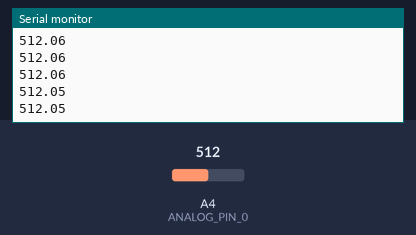
Bench run of a sketch on a simulated Arduino Uno, built with avr-gcc and run on an emulated ATmega328P. Shown: the last lines printed to the serial monitor. The inputs (shaded band) are chosen by the test bench; at power-on: A4 (ANALOG_PIN_0) = 512.

Above: at 1.2 s.
1.3 s: A4 (ANALOG_PIN_0) set to 716
At 2.1 s:
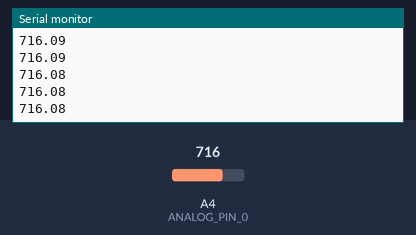
2.8 s: A4 (ANALOG_PIN_0) set to 900
At 3.3 s:
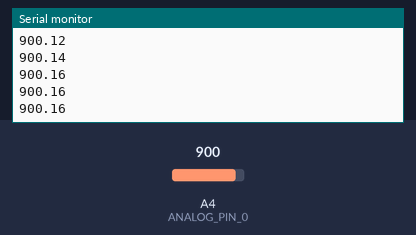
Timing chart, 0 to 5.8 s (numbered marks = the images above; inputs shaded):
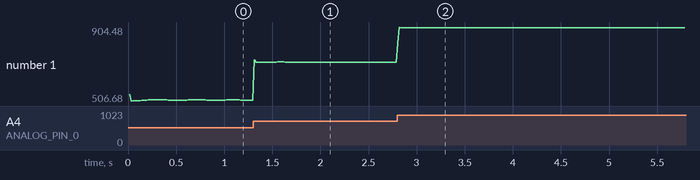

Measured:
- after the input at 1.3 s, the serial monitor: prints a new line at once (image 1)
- after the input at 2.8 s, the serial monitor: prints a new line at once (image 2)
- plotted number 1: 512.05 → 716.08 after the input at 1.3 s, 716.08 → 900.1 after the input at 2.8 s

The sketch:

ecg.ino
```cpp
#define ANALOG_PIN_0 4 // PINO 4 - ENTRADA DO SINAL DE ECG

const unsigned long INTERVALO_US = 4000; // Mantém o filtro rodando exatamente a 250 Hz
unsigned long tempoAnterior = 0;

// Controle de velocidade na tela:
// 4 = envia 62,5 pontos/seg (ideal para ver 2 a 3 batimentos na tela)
// 5 = envia 50 pontos/seg (mais lento ainda, parecido com o seu gráfico anterior, mas liso)
const int FATOR_EXIBICAO = 4;
int contadorAmostras = 0;

// Filtro Notch 60 Hz (IIR Biquad para fs = 250 Hz)
float notch_x1 = 0, notch_x2 = 0, notch_y1 = 0, notch_y2 = 0;
const float nb0 = 0.9695, nb1 = -0.1217, nb2 = 0.9695;
const float na1 = -0.1217, na2 = 0.9391;

// Filtro Passa-Baixa Butterworth 2ª Ordem - Corte em 40 Hz (fs = 250 Hz)
float lp_x1 = 0, lp_x2 = 0, lp_y1 = 0, lp_y2 = 0;
const float lb0 = 0.1551, lb1 = 0.3101, lb2 = 0.1551;
const float la1 = -0.6202, la2 = 0.2404;

void setup()
{
  Serial.begin(230400);
}

void loop()
{
  unsigned long tempoAtual = micros();

  if (tempoAtual - tempoAnterior >= INTERVALO_US)
  {
    tempoAnterior = tempoAtual;

    // 1. Leitura bruta do ADC no Pino 4
    float entrada = (float)analogRead(ANALOG_PIN_0);

    // 2. Aplica Filtro Notch 60 Hz
    float saidaNotch = nb0 * entrada + nb1 * notch_x1 + nb2 * notch_x2 - na1 * notch_y1 - na2 * notch_y2;
    notch_x2 = notch_x1;
    notch_x1 = entrada;
    notch_y2 = notch_y1;
    notch_y1 = saidaNotch;

    // 3. Aplica Filtro Passa-Baixa Butterworth 40 Hz
    float saidaFinal = lb0 * saidaNotch + lb1 * lp_x1 + lb2 * lp_x2 - la1 * lp_y1 - la2 * lp_y2;
    lp_x2 = lp_x1;
    lp_x1 = saidaNotch;
    lp_y2 = lp_y1;
    lp_y1 = saidaFinal;

    // 4. Envia apenas 1 a cada FATOR_EXIBICAO amostras para desacelerar o gráfico
    contadorAmostras++;
    if (contadorAmostras >= FATOR_EXIBICAO)
    {
      contadorAmostras = 0;
      Serial.println(saidaFinal);
    }
  }
}
```
